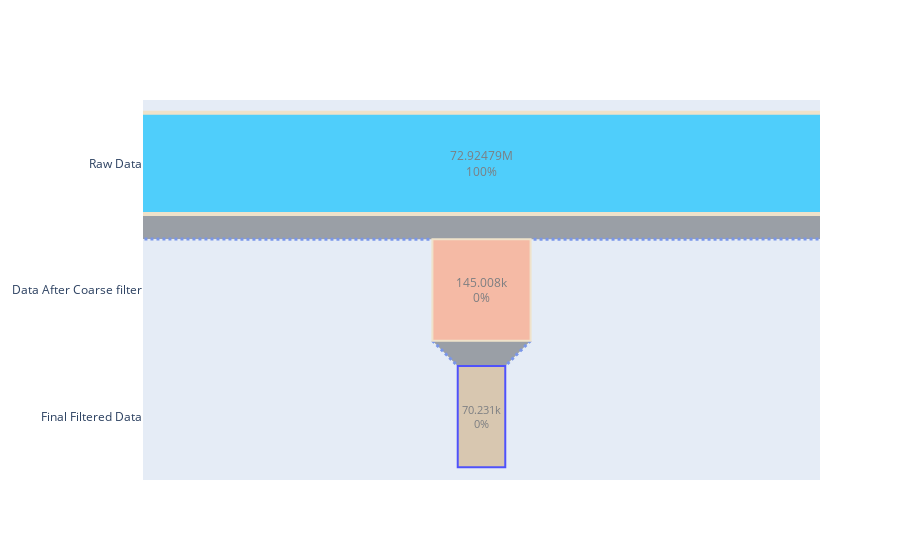

The notebook cell saved with this chart:
### Code cell
zoom = 500000
x_range = [-zoom, zoom]
fig = go.Figure(go.Funnel(
    y = ["Raw Data", "Data After Coarse filter", "Final Filtered Data"],
    x = [72924794, nb_coarse_climate_videos, nb_climate_videos],
    textposition = "inside",
    textinfo = "value+percent initial",
    opacity = 0.65, marker = {"color": ["deepskyblue", "lightsalmon", "tan"],
    "line": {"width": [4, 2, 2, 3, 1, 1], "color": ["wheat", "wheat", "blue", "wheat", "wheat"]}},
    connector = {"line": {"color": "royalblue", "dash": "dot", "width": 3}}),
    )
fig.update_layout(xaxis=dict(range=[-zoom, zoom]))

fig.show()

### Figure 1 — Plotly figure (JSON) as saved in the notebook; plotly's stock layout.template omitted (floating-point values rounded to 4 significant figures)
{"data": [{"connector": {"line": {"color": "royalblue", "dash": "dot", "width": 3}}, "marker": {"color": ["deepskyblue", "lightsalmon", "tan"], "line": {"color": ["wheat", "wheat", "blue", "wheat", "wheat"], "width": [4, 2, 2, 3, 1, 1]}}, "opacity": 0.65, "textinfo": "value+percent initial", "textposition": "inside", "type": "funnel", "x": [72924794, 145008, 70231], "y": ["Raw Data", "Data After Coarse filter", "Final Filtered Data"]}], "layout": {"xaxis": {"range": [-500000, 500000]}}}
